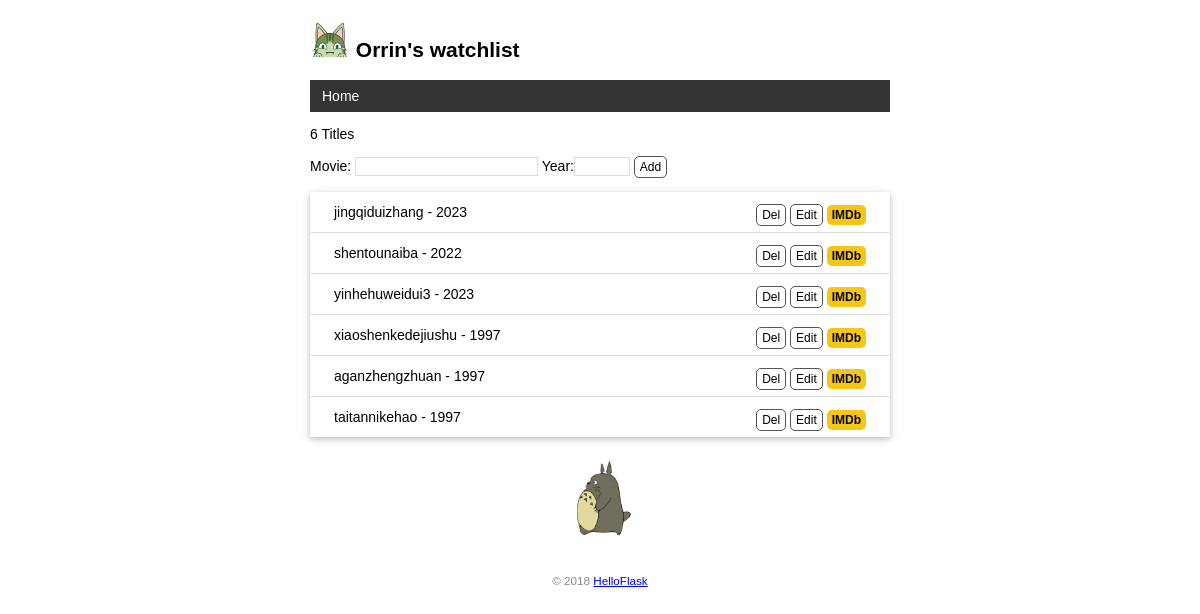
Before: / with the older database file.
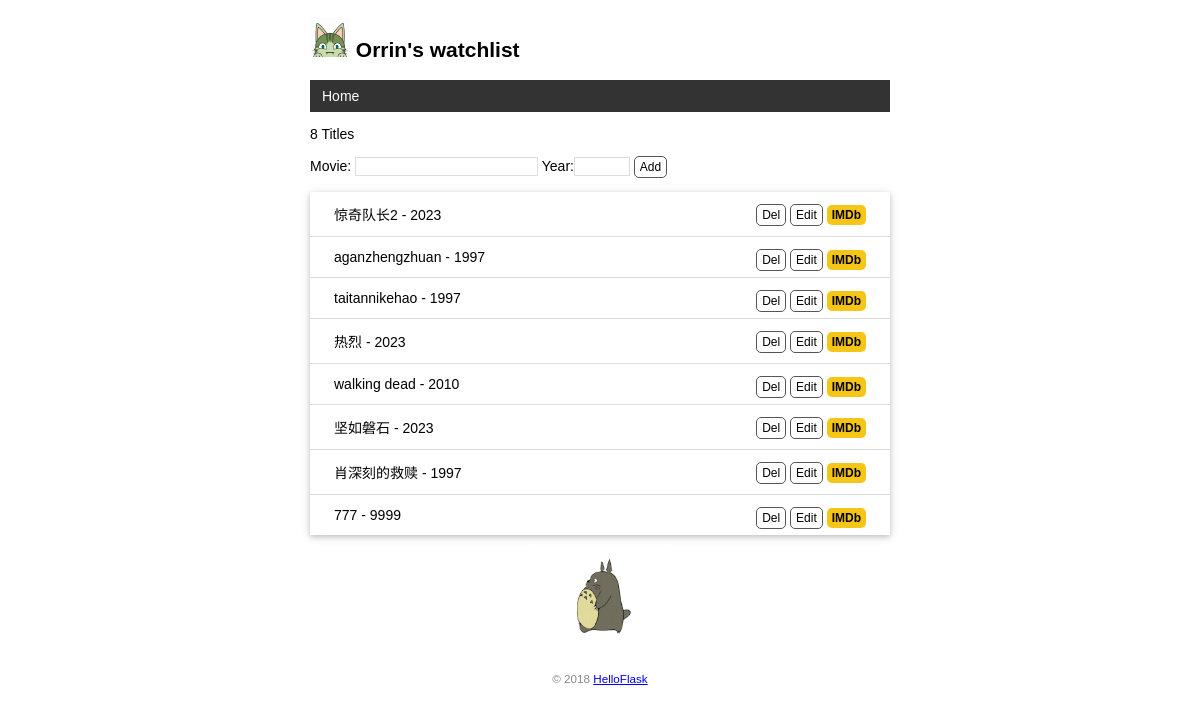
After: the same page with the newer database file.
### app.py (models this page shows)
class User(db.Model):
    id = db.Column(db.Integer, primary_key=True)
    name = db.Column(db.String(20))

class Movie(db.Model):
    id = db.Column(db.Integer, primary_key=True)
    title = db.Column(db.String(60))
    year = db.Column(db.String(4))

### app.py (the view, shortened to what this page needs)
@app.route('/', methods=['GET', 'POST'])
def index():
    movie = Movie.query.all()
    return render_template('index.html', movie=movie)

### app.py (called while the page is built)
@app.context_processor
def return_user():
    user = User.query.first()
    return dict(user=user)

### templates/index.html
{%extends 'base.html'%}
{%block content%}
    <p>{{movie|length}} Titles</p>
    <form method="post">
        <label for="title">Movie:</label>
        <input type="text" name="title" autocomplete="off" required>
        Year:<input type="text" name="year" autocomplete="off" required>
        <input class="btn" type="submit" name="submit" value="Add">
    </form>
    <ul class="movie-list">
        {% for m in movie %}
        <li>
            {{m.title}} - {{m.year}}
            <span class="float-right">
                <form class="inline-form" method="post" action="{{url_for('delete', movie_id=m.id)}}">
                    <input class="btn" type="submit" name="submit" value="Del">
                </form>
                <a class="btn" href="{{url_for('edit', movie_id=m.id)}}">Edit</a>
                <a class="imdb" href="https://www.imdb.com/find?q={{ movie.title }}" target="_blank" title="Find this movie on IMDb">IMDb</a>
            </span>
        </li>
        {% endfor %}
    </ul>
    <img alt="totoro" class="totoro" src="{{url_for('static', filename='/images/totoro.png')}}">
{%endblock%}

### templates/base.html (shortened to what this page needs)
<!DOCTYPE html>
<html lang="en">
<head>
    {%block head%}
    <link rel="stylesheet" href="{{url_for('static', filename='style.css')}}">
    {%endblock%}
</head>
<body>
    <h2>
        <img alt="cat" class="cat" src="{{url_for('static', filename='/images/cat.png')}}">
        {{user.name}}'s watchlist
    </h2>
    <nav>
        <ul>
            <li>
                <a href="{{url_for('index')}}">Home</a>
            </li>
        </ul>
    </nav>
    {%block content%}{%endblock%}
    <footer>
        <small>&copy; 2018 <a href="http://helloflask.com/book/3">HelloFlask</a></small>
    </footer>
</body>
</html>

### static/style.css (style rules this page uses)
body { margin: auto; max-width: 580px; font-size: 14px; font-family: Helvetica, Arial, sans-serif; }
footer { color: #888; margin-top: 15px; text-align: center; padding: 10px; }
.cat { width: 40px; }
.movie-list { list-style-type: none; padding: 0; margin-bottom: 10px; box-shadow: 0 2px 5px 0 rgba(0, 0, 0, 0.16), 0 2px 10px 0 rgba(0, 0, 0, 0.12); }
.movie-list li { padding: 12px 24px; border-bottom: 1px solid #ddd; }
.movie-list li:last-child { border-bottom:none; }
.totoro { display: block; margin: 0 auto; height: 100px; }
.float-right { Float: right; }
.imdb { font-size: 12px; font-weight: bold; color: black; text-decoration: none; background: #F5C518; border-radius: 5px; padding: 3px 5px; }
nav ul { list-style-type: none; margin: 0; padding: 0; overflow: hidden; background-color: #333; }
nav li { float: left; }
nav li a { display: block; color: white; text-align: center; padding: 8px 12px; text-decoration: none; }
input[type=submit] { font-family: inherit; }
input[type=text] { border: 1px solid #ddd; }
input[name=year] { width: 50px; }
.btn { font-size: 12px; padding: 3px 5px; text-decoration: none; cursor: pointer; background-color: white; color: black; border: 1px solid #555555; border-radius: 5px; }
.inline-form { display: inline; }

Changed rows visible on the page:
removed Movie: title "shentounaiba", year "2022"
removed Movie: title "yinhehuweidui3", year "2023"
removed Movie: title "xiaoshenkedejiushu", year "1997"
changed Movie: title "jingqiduizhang" → "惊奇队长2"
added Movie: title "热烈", year "2023"
added Movie: title "walking dead", year "2010"
added Movie: title "坚如磐石", year "2023"
added Movie: title "肖深刻的救赎", year "1997"
added Movie: title "777", year "9999"
Other visible differences:
{{ movie|length }}: "6" → "8"
